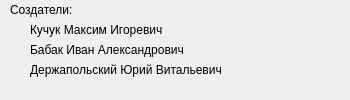
<?xml version="1.0" encoding="UTF-8"?>
<ui version="4.0">
 <class>AboutWidget</class>
 <widget class="QWidget" name="AboutWidget">
  <property name="enabled">
   <bool>true</bool>
  </property>
  <property name="geometry">
   <rect>
    <x>0</x>
    <y>0</y>
    <width>350</width>
    <height>100</height>
   </rect>
  </property>
  <property name="sizePolicy">
   <sizepolicy hsizetype="Fixed" vsizetype="Fixed">
    <horstretch>0</horstretch>
    <verstretch>0</verstretch>
   </sizepolicy>
  </property>
  <property name="minimumSize">
   <size>
    <width>350</width>
    <height>100</height>
   </size>
  </property>
  <property name="maximumSize">
   <size>
    <width>350</width>
    <height>100</height>
   </size>
  </property>
  <property name="windowTitle">
   <string>Form</string>
  </property>
  <widget class="QLabel" name="label">
   <property name="geometry">
    <rect>
     <x>10</x>
     <y>0</y>
     <width>330</width>
     <height>20</height>
    </rect>
   </property>
   <property name="text">
    <string>Создатели:</string>
   </property>
  </widget>
  <widget class="QLabel" name="label_2">
   <property name="geometry">
    <rect>
     <x>30</x>
     <y>20</y>
     <width>320</width>
     <height>20</height>
    </rect>
   </property>
   <property name="text">
    <string>Кучук Максим Игоревич</string>
   </property>
  </widget>
  <widget class="QLabel" name="label_3">
   <property name="geometry">
    <rect>
     <x>30</x>
     <y>40</y>
     <width>320</width>
     <height>20</height>
    </rect>
   </property>
   <property name="text">
    <string>Бабак Иван Александрович</string>
   </property>
  </widget>
  <widget class="QLabel" name="label_4">
   <property name="geometry">
    <rect>
     <x>30</x>
     <y>60</y>
     <width>320</width>
     <height>20</height>
    </rect>
   </property>
   <property name="text">
    <string>Держапольский Юрий Витальевич</string>
   </property>
  </widget>
 </widget>
 <resources/>
 <connections/>
</ui>
